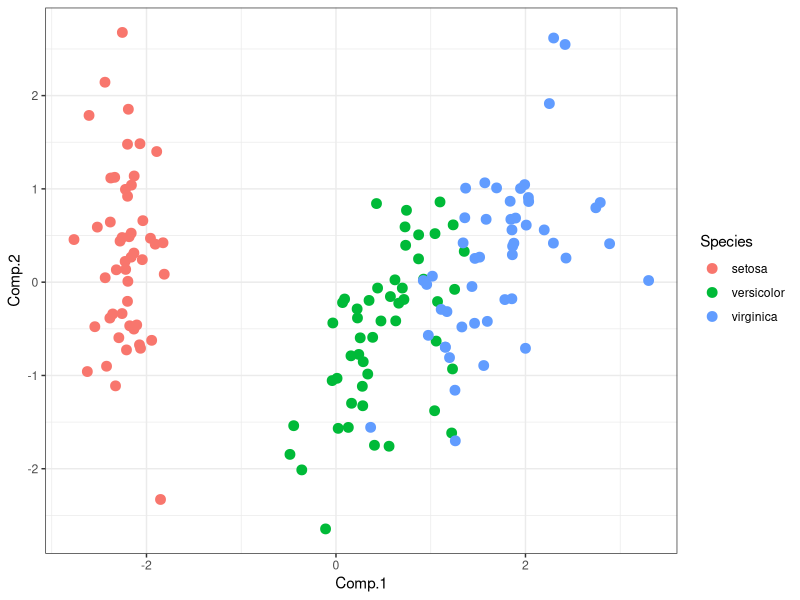
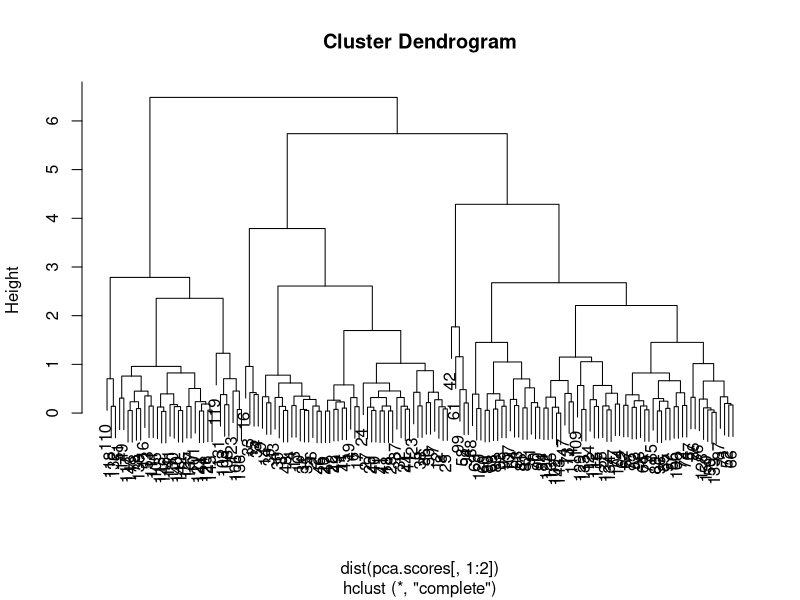
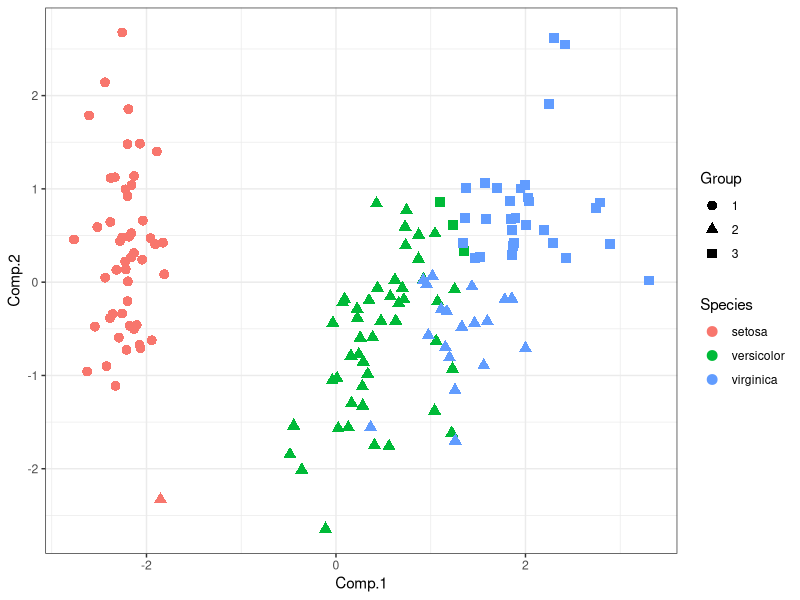
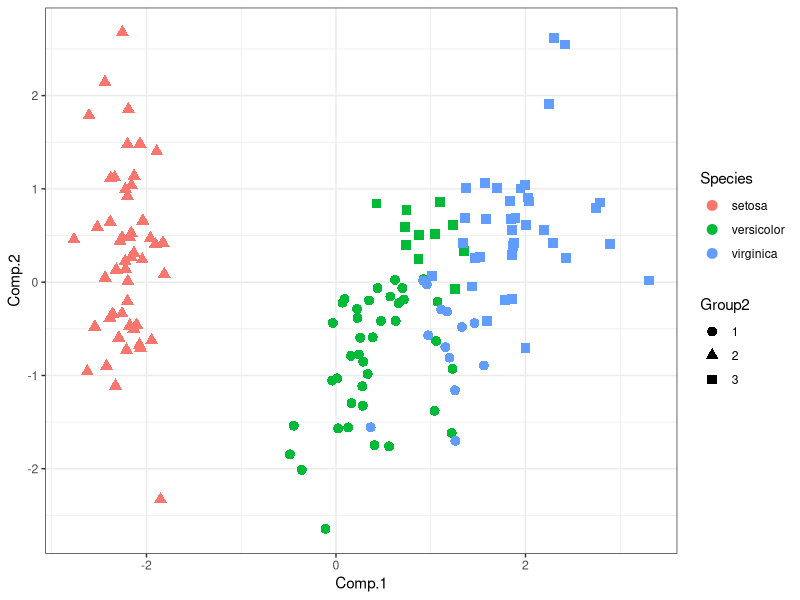

Write the R code that produced these figures, in order.
library(ggplot2)

# TASK 1

data("iris")
iris.scaled <- as.data.frame(scale(iris[, 1:4]))
summary(iris.scaled)

# TASK 2
iris.pca <- princomp(iris.scaled)
summary(iris.pca)

# Comp.1 + Comp.2 > 0.95 -> we need only 2 comp.

# TASK 3

pca.scores <- data.frame(Comp.1 = iris.pca$scores[, 1], 
                         Comp.2 = iris.pca$scores[, 2], 
                         Species = iris$Species)

ggplot(pca.scores, aes(x = Comp.1, y = Comp.2, color = Species)) +
  geom_point(size = 3) +
  theme_bw()

# TASK 4

hc <- hclust(dist(pca.scores[, 1:2]))
plot(hc)

cluster.predict <- as.factor(cutree(hc, k=3))

pca.scores$Group <- cluster.predict

ggplot(pca.scores, aes(x = Comp.1, y = Comp.2, shape = Group, color = Species)) +
  geom_point(size = 3) +
  guides(
    shape = guide_legend(order = 1),
    color = guide_legend(order = 2)
  ) +
  theme_bw()

# TASK 5

cl <- kmeans(pca.scores[, 1:2], 3)

pca.scores$Group2 <- as.factor(cl$cluster)

ggplot(pca.scores, aes(x = Comp.1, y = Comp.2, shape = Group2, color = Species)) +
  geom_point(size = 3) +
  theme_bw()
